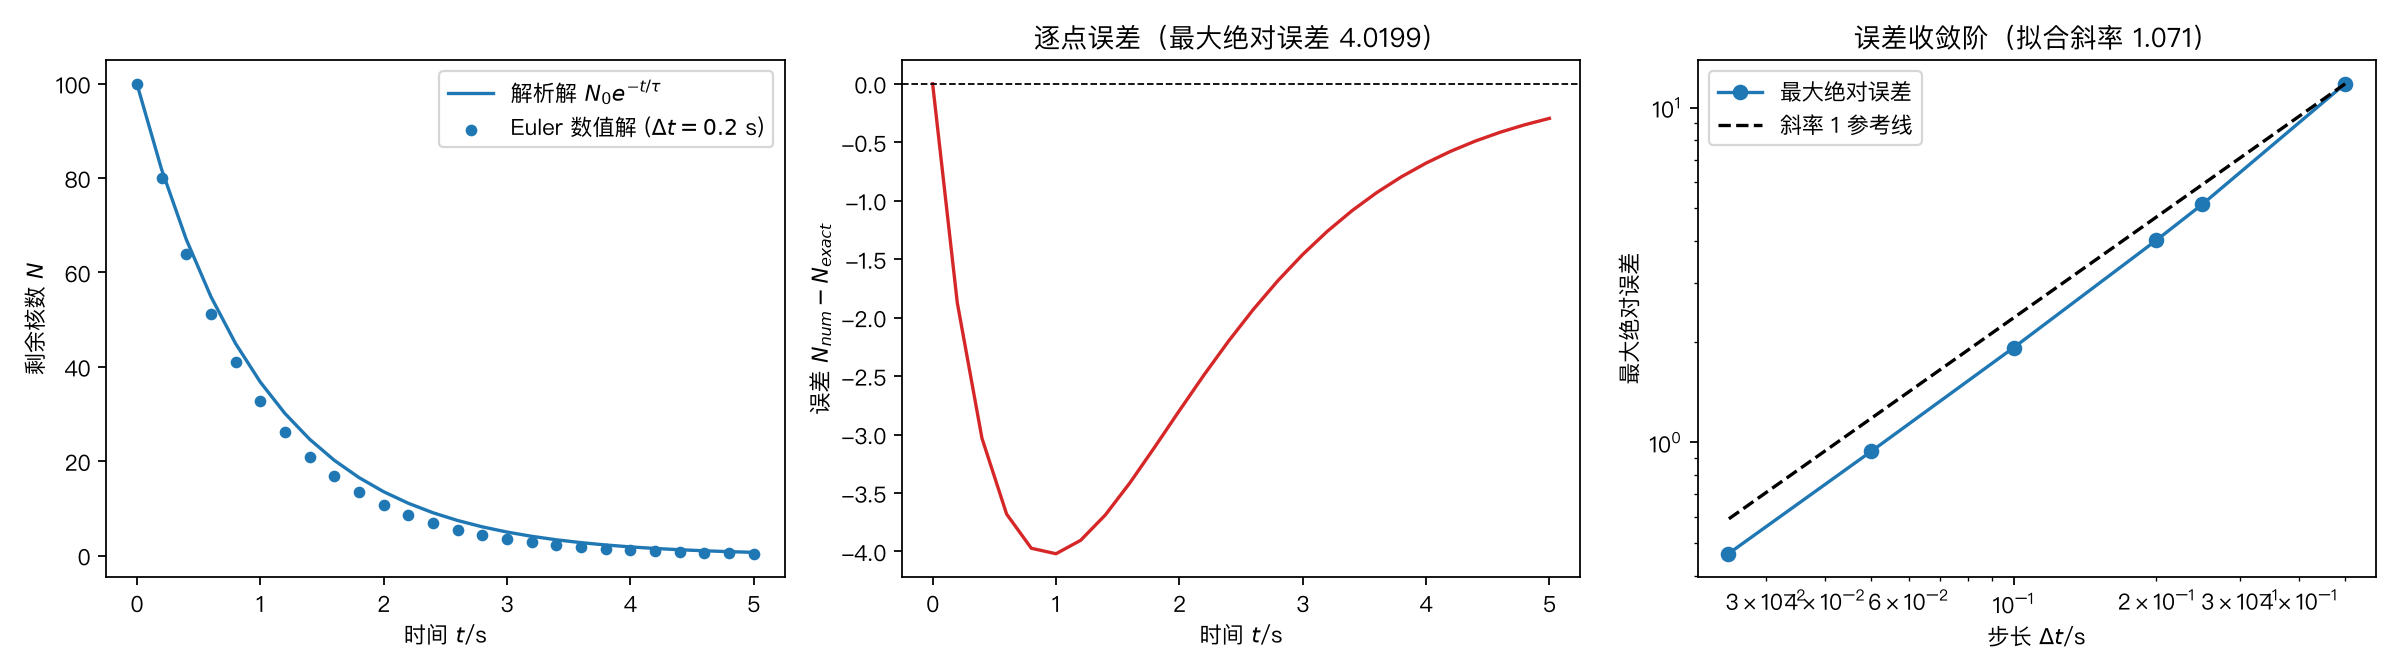

Recreate this plot in Python.
"""练习 1.7：放射性衰变的面向对象实现与误差分析。

分析题：
1. error = numerical - exact 恒为负：Euler 递推给出 (1 - dt/tau)^n，
   对 0 < dt/tau < 1 有 (1 - dt/tau)^n < e^{-n dt/tau}，故数值解始终低于解析解。
2. 右图 log-log 斜率约为 1，说明最大绝对误差与 dt 成正比，Euler 是一阶方法；
   若改用精确递推 N_{k+1} = N_k e^{-dt/tau}，误差降为舍入量级，图上不再有斜率 1 的直线。
3. dt=2.5 s > 2 tau 时 |1 - dt/tau| = 1.5 > 1，递推因子绝对值大于 1，
   数值解按 (-1.5)^n 交替放大，迅速发散；这是 Euler 法的稳定性边界。
"""

from __future__ import annotations

import sitecustomize  # noqa: F401  — local module

import numpy as np


class Decay:
    """放射性衰变的 Euler 数值解与解析解。"""

    def __init__(self, N0: float, tau: float, dt: float, t_max: float) -> None:
        self.N0 = N0
        self.tau = tau
        self.dt = dt
        self.t_max = t_max

    @property
    def N0(self) -> float:
        """初始核数。"""
        return self._N0

    @N0.setter
    def N0(self, value: float) -> None:
        if not value > 0:
            raise ValueError("N0 必须为正数")
        self._N0 = float(value)

    @property
    def tau(self) -> float:
        """时间常数 tau / s。"""
        return self._tau

    @tau.setter
    def tau(self, value: float) -> None:
        if not value > 0:
            raise ValueError("tau 必须为正数")
        self._tau = float(value)

    @property
    def dt(self) -> float:
        """Euler 步长 dt / s。"""
        return self._dt

    @dt.setter
    def dt(self, value: float) -> None:
        if not value > 0:
            raise ValueError("dt 必须为正数")
        self._dt = float(value)

    @property
    def t_max(self) -> float:
        """模拟总时长 / s。"""
        return self._t_max

    @t_max.setter
    def t_max(self, value: float) -> None:
        if not value > 0:
            raise ValueError("t_max 必须为正数")
        self._t_max = float(value)

    @property
    def t(self) -> np.ndarray:
        """与 Euler 取值点严格对齐的时间网格 t_k = k dt。"""
        steps = int(np.floor(self.t_max / self.dt + 1e-9)) + 1
        return np.arange(steps, dtype=float) * self.dt

    @property
    def numerical(self) -> np.ndarray:
        """Euler 数值解（现算，不缓存）。"""
        grid = self.t
        values = np.empty_like(grid)
        values[0] = self.N0
        for index in range(grid.size - 1):
            values[index + 1] = self.euler_step(values[index], self.dt, self.tau)
        return values

    @property
    def exact(self) -> np.ndarray:
        """解析解 N0 exp(-t/tau)，取样点与 d.t 相同（现算，不缓存）。"""
        return self.N0 * np.exp(-self.t / self.tau)

    @property
    def error(self) -> np.ndarray:
        """带符号的逐点误差 numerical - exact（现算，不缓存）。"""
        return self.numerical - self.exact

    @property
    def max_abs_error(self) -> float:
        """最大绝对误差（现算，不缓存）。"""
        return float(np.max(np.abs(self.error)))

    @property
    def half_life(self) -> float:
        """半衰期 tau ln 2 / s。"""
        return float(self.tau * np.log(2.0))

    @staticmethod
    def euler_step(n: float, dt: float, tau: float) -> float:
        """单步 Euler：n - n dt / tau。"""
        return n - n * dt / tau

    @classmethod
    def from_half_life(cls, N0: float, t_half: float, dt: float, t_max: float) -> "Decay":
        """用半衰期构造：tau = t_half / ln 2。"""
        return cls(N0, t_half / np.log(2.0), dt, t_max)


def build_figure() -> str:
    """生成 1x3 误差分析图并保存为 decay_oop.png。"""
    import matplotlib

    matplotlib.use("Agg")
    import matplotlib.pyplot as plt

    plt.rcParams["font.sans-serif"] = [
        "Source Han Sans SC", "Noto Sans CJK SC", "PingFang SC",
        "Heiti SC", "SimHei", "Arial Unicode MS",
    ]
    plt.rcParams["axes.unicode_minus"] = False

    N0, tau, t_max = 100.0, 1.0, 5.0
    base = Decay(N0, tau, 0.2, t_max)
    figure, axes = plt.subplots(1, 3, figsize=(15, 4.2))

    axes[0].plot(base.t, base.exact, label="解析解 $N_0 e^{-t/\\tau}$")
    axes[0].scatter(base.t, base.numerical, s=18, label="Euler 数值解 ($\\Delta t=0.2$ s)")
    axes[0].set_xlabel("时间 $t$/s")
    axes[0].set_ylabel("剩余核数 $N$")
    axes[0].legend()

    axes[1].plot(base.t, base.error, color="C3")
    axes[1].axhline(0.0, color="black", linewidth=0.8, linestyle="--")
    axes[1].set_xlabel("时间 $t$/s")
    axes[1].set_ylabel("误差 $N_{num}-N_{exact}$")
    axes[1].set_title(f"逐点误差（最大绝对误差 {base.max_abs_error:.4f}）")

    steps = [0.5, 0.25, 0.2, 0.1, 0.05, 0.025]
    errors = [Decay(N0, tau, step, t_max).max_abs_error for step in steps]
    slope = float(np.polyfit(np.log(steps), np.log(errors), 1)[0])
    axes[2].loglog(steps, errors, "o-", label="最大绝对误差")
    reference = np.array(steps, dtype=float)
    axes[2].loglog(reference, reference / reference[0] * errors[0], "k--", label="斜率 1 参考线")
    axes[2].set_xlabel("步长 $\\Delta t$/s")
    axes[2].set_ylabel("最大绝对误差")
    axes[2].set_title(f"误差收敛阶（拟合斜率 {slope:.3f}）")
    axes[2].legend()

    figure.tight_layout()
    figure.savefig("decay_oop.png", dpi=160)
    plt.close(figure)
    return "decay_oop.png"


def main() -> int:
    base = Decay(100.0, 1.0, 0.2, 5.0)
    print(f"half_life = {base.half_life:.4f} s")
    print(f"N(5), dt=0.2 = {base.numerical[-1]:.4f}")
    print(f"exact(5) = {base.exact[-1]:.4f}")
    print(f"max_abs_error, dt=0.2 = {base.max_abs_error:.4f}")
    base.dt = 0.05
    print(f"max_abs_error, dt=0.05 = {base.max_abs_error:.4f}")
    print(f"saved {build_figure()}")
    return 0


if __name__ == "__main__":
    raise SystemExit(main())
